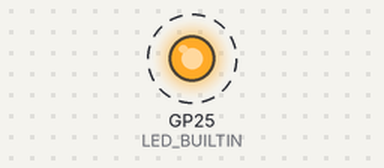
This sketch was run on a simulated Raspberry Pi Pico. On the bench: output pins drawn as LEDs (lit = HIGH). Dashed ring = blinking.

Above: at 0.5 s.
Timing chart, 0 to 4.6 s (numbered marks = the images above):
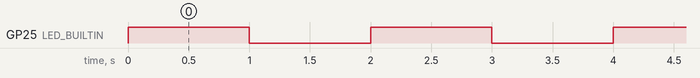

Measured:
- by itself, GP25 (LED_BUILTIN): alternates HIGH for 1.0 s and LOW for 1.0 s

The sketch:

sketch.ino
```cpp
/*
pi-pico - initial - 2026-11-05

types of pico:
https://www.raspberrypi.com/documentation/microcontrollers/pico-series.html#pico1

FOR RAPID REFERENCE - board layout
https://www.raspberrypi.com/documentation/microcontrollers/pico-series.html#layout_non-wireless
*/

/* project code: micropython - uses the main.py
from machine import Pin
from time import sleep

print("pico1 starts.")
led = Pin("LED", Pin.OUT)

while True:
    print("blick .. ")
    led.toggle()
    sleep(1)
*/

/* project code: arduino -> uses the sketch.ino   */
void setup() {
  Serial1.println("pico1 starts.");

  pinMode(LED_BUILTIN, OUTPUT);
  Serial1.begin(115200);
}

void loop() {
  Serial1.println("blick .. ");
  digitalWrite(LED_BUILTIN, HIGH);
  delay(1000);
  digitalWrite(LED_BUILTIN, LOW);
  delay(1000);
}
```
